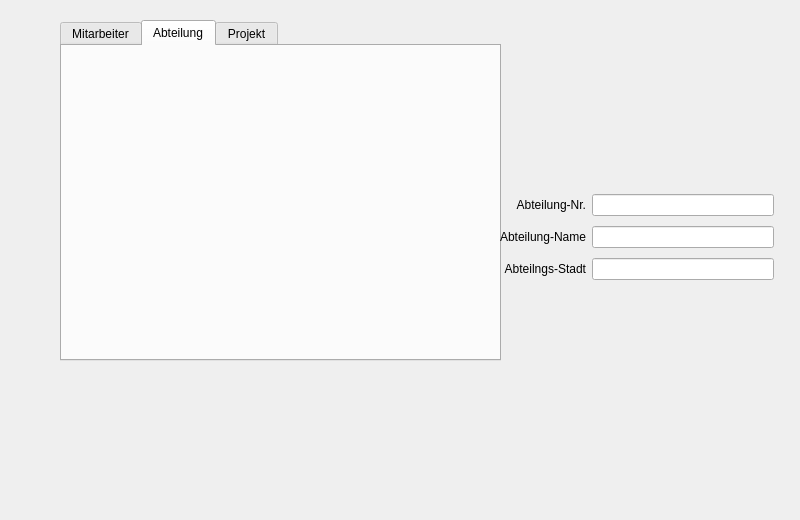
<?xml version="1.0" encoding="UTF-8"?>
<ui version="4.0">
 <class>Widget</class>
 <widget class="QWidget" name="Widget">
  <property name="geometry">
   <rect>
    <x>0</x>
    <y>0</y>
    <width>800</width>
    <height>520</height>
   </rect>
  </property>
  <property name="windowTitle">
   <string>Widget</string>
  </property>
  <widget class="QTabWidget" name="tab_Mitar">
   <property name="geometry">
    <rect>
     <x>60</x>
     <y>20</y>
     <width>441</width>
     <height>341</height>
    </rect>
   </property>
   <property name="currentIndex">
    <number>1</number>
   </property>
   <widget class="QWidget" name="tab">
    <attribute name="title">
     <string>Mitarbeiter</string>
    </attribute>
    <widget class="QWidget" name="layoutWidget">
     <property name="geometry">
      <rect>
       <x>170</x>
       <y>30</y>
       <width>381</width>
       <height>271</height>
      </rect>
     </property>
     <layout class="QVBoxLayout" name="verticalLayout">
      <item>
       <layout class="QHBoxLayout" name="horizontalLayout">
        <item>
         <widget class="QLabel" name="label">
          <property name="minimumSize">
           <size>
            <width>150</width>
            <height>0</height>
           </size>
          </property>
          <property name="text">
           <string>Mitarbeiter-Nr</string>
          </property>
          <property name="alignment">
           <set>Qt::AlignRight|Qt::AlignTrailing|Qt::AlignVCenter</set>
          </property>
          <property name="margin">
           <number>20</number>
          </property>
         </widget>
        </item>
        <item>
         <widget class="QLineEdit" name="leMNr"/>
        </item>
       </layout>
      </item>
      <item>
       <layout class="QHBoxLayout" name="horizontalLayout_2">
        <item>
         <widget class="QLabel" name="label_2">
          <property name="minimumSize">
           <size>
            <width>150</width>
            <height>0</height>
           </size>
          </property>
          <property name="text">
           <string>Nachname</string>
          </property>
          <property name="alignment">
           <set>Qt::AlignRight|Qt::AlignTrailing|Qt::AlignVCenter</set>
          </property>
          <property name="margin">
           <number>20</number>
          </property>
         </widget>
        </item>
        <item>
         <widget class="QLineEdit" name="leMNachname"/>
        </item>
       </layout>
      </item>
      <item>
       <layout class="QHBoxLayout" name="horizontalLayout_3">
        <item>
         <widget class="QLabel" name="label_3">
          <property name="minimumSize">
           <size>
            <width>150</width>
            <height>0</height>
           </size>
          </property>
          <property name="text">
           <string>Vorname</string>
          </property>
          <property name="alignment">
           <set>Qt::AlignRight|Qt::AlignTrailing|Qt::AlignVCenter</set>
          </property>
          <property name="margin">
           <number>20</number>
          </property>
         </widget>
        </item>
        <item>
         <widget class="QLineEdit" name="leMVorname"/>
        </item>
       </layout>
      </item>
      <item>
       <layout class="QHBoxLayout" name="horizontalLayout_4">
        <item>
         <widget class="QLabel" name="label_4">
          <property name="minimumSize">
           <size>
            <width>150</width>
            <height>0</height>
           </size>
          </property>
          <property name="text">
           <string>Abteilungs-Nr</string>
          </property>
          <property name="alignment">
           <set>Qt::AlignRight|Qt::AlignTrailing|Qt::AlignVCenter</set>
          </property>
          <property name="margin">
           <number>20</number>
          </property>
         </widget>
        </item>
        <item>
         <widget class="QLineEdit" name="leMAbtNr"/>
        </item>
       </layout>
      </item>
     </layout>
    </widget>
    <widget class="QWidget" name="layoutWidget">
     <property name="geometry">
      <rect>
       <x>180</x>
       <y>320</y>
       <width>195</width>
       <height>67</height>
      </rect>
     </property>
     <layout class="QGridLayout" name="gridLayout">
      <item row="0" column="0">
       <widget class="QPushButton" name="btnNew">
        <property name="text">
         <string>Neu</string>
        </property>
       </widget>
      </item>
      <item row="0" column="1">
       <widget class="QPushButton" name="btnSave">
        <property name="text">
         <string>Speichern</string>
        </property>
       </widget>
      </item>
      <item row="1" column="0">
       <widget class="QPushButton" name="btnCancel">
        <property name="text">
         <string>Abbrechen</string>
        </property>
       </widget>
      </item>
     </layout>
    </widget>
    <widget class="QWidget" name="layoutWidget">
     <property name="geometry">
      <rect>
       <x>590</x>
       <y>10</y>
       <width>95</width>
       <height>291</height>
      </rect>
     </property>
     <layout class="QVBoxLayout" name="verticalLayout_2">
      <item>
       <widget class="QLabel" name="lblPosition">
        <property name="maximumSize">
         <size>
          <width>16777215</width>
          <height>20</height>
         </size>
        </property>
        <property name="text">
         <string>TextLabel</string>
        </property>
        <property name="alignment">
         <set>Qt::AlignCenter</set>
        </property>
       </widget>
      </item>
      <item>
       <widget class="QPushButton" name="btnFirst">
        <property name="text">
         <string>First</string>
        </property>
       </widget>
      </item>
      <item>
       <widget class="QPushButton" name="btnPrevious">
        <property name="text">
         <string>Previous</string>
        </property>
       </widget>
      </item>
      <item>
       <widget class="QPushButton" name="btnNext">
        <property name="text">
         <string>Next</string>
        </property>
       </widget>
      </item>
      <item>
       <widget class="QPushButton" name="btnLast">
        <property name="text">
         <string>Last</string>
        </property>
       </widget>
      </item>
     </layout>
    </widget>
    <widget class="QPushButton" name="pushButton_Abt">
     <property name="geometry">
      <rect>
       <x>40</x>
       <y>260</y>
       <width>93</width>
       <height>29</height>
      </rect>
     </property>
     <property name="text">
      <string>Abteilung</string>
     </property>
    </widget>
   </widget>
   <widget class="QWidget" name="tab_Abteilung">
    <attribute name="title">
     <string>Abteilung</string>
    </attribute>
   </widget>
   <widget class="QWidget" name="tab_Projekt">
    <attribute name="title">
     <string>Projekt</string>
    </attribute>
    <widget class="QLineEdit" name="lineEdit_4">
     <property name="geometry">
      <rect>
       <x>111</x>
       <y>66</y>
       <width>154</width>
       <height>26</height>
      </rect>
     </property>
    </widget>
    <widget class="QLabel" name="label_10">
     <property name="geometry">
      <rect>
       <x>12</x>
       <y>240</y>
       <width>91</width>
       <height>20</height>
      </rect>
     </property>
     <property name="text">
      <string>Projekt-Mittel</string>
     </property>
     <property name="alignment">
      <set>Qt::AlignRight|Qt::AlignTrailing|Qt::AlignVCenter</set>
     </property>
    </widget>
    <widget class="QLabel" name="label_8">
     <property name="geometry">
      <rect>
       <x>12</x>
       <y>66</y>
       <width>71</width>
       <height>20</height>
      </rect>
     </property>
     <property name="text">
      <string>Projekt-Nr.</string>
     </property>
     <property name="alignment">
      <set>Qt::AlignRight|Qt::AlignTrailing|Qt::AlignVCenter</set>
     </property>
    </widget>
    <widget class="QLineEdit" name="lineEdit_6">
     <property name="geometry">
      <rect>
       <x>111</x>
       <y>240</y>
       <width>154</width>
       <height>26</height>
      </rect>
     </property>
    </widget>
    <widget class="QLineEdit" name="lineEdit_5">
     <property name="geometry">
      <rect>
       <x>111</x>
       <y>153</y>
       <width>154</width>
       <height>26</height>
      </rect>
     </property>
    </widget>
    <widget class="QLabel" name="label_9">
     <property name="geometry">
      <rect>
       <x>12</x>
       <y>153</y>
       <width>92</width>
       <height>20</height>
      </rect>
     </property>
     <property name="text">
      <string>Projekt-Name</string>
     </property>
     <property name="alignment">
      <set>Qt::AlignRight|Qt::AlignTrailing|Qt::AlignVCenter</set>
     </property>
    </widget>
   </widget>
  </widget>
  <widget class="QWidget" name="">
   <property name="geometry">
    <rect>
     <x>500</x>
     <y>190</y>
     <width>274</width>
     <height>94</height>
    </rect>
   </property>
   <layout class="QGridLayout" name="gridLayout_2">
    <item row="0" column="0">
     <widget class="QLabel" name="label_AbteilungNr">
      <property name="text">
       <string>Abteilung-Nr.</string>
      </property>
      <property name="alignment">
       <set>Qt::AlignRight|Qt::AlignTrailing|Qt::AlignVCenter</set>
      </property>
     </widget>
    </item>
    <item row="0" column="1">
     <widget class="QLineEdit" name="lineEdit_AbteilungNr"/>
    </item>
    <item row="1" column="0">
     <widget class="QLabel" name="label_AbteilungName">
      <property name="text">
       <string>Abteilung-Name</string>
      </property>
      <property name="alignment">
       <set>Qt::AlignRight|Qt::AlignTrailing|Qt::AlignVCenter</set>
      </property>
     </widget>
    </item>
    <item row="1" column="1">
     <widget class="QLineEdit" name="lineEdit_AbteilungName"/>
    </item>
    <item row="2" column="0">
     <widget class="QLabel" name="label_AbteilungStadt">
      <property name="text">
       <string>Abteilngs-Stadt</string>
      </property>
      <property name="alignment">
       <set>Qt::AlignRight|Qt::AlignTrailing|Qt::AlignVCenter</set>
      </property>
     </widget>
    </item>
    <item row="2" column="1">
     <widget class="QLineEdit" name="lineEdit_AbteilungStadt"/>
    </item>
   </layout>
  </widget>
 </widget>
 <resources/>
 <connections/>
</ui>
